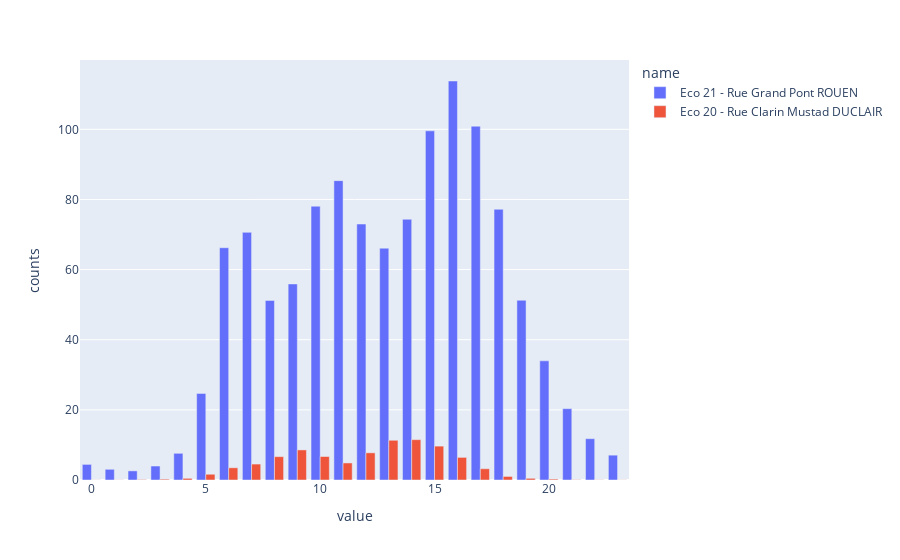

Source (notebook cell):
### Code cell
tidf_hours = pd.concat([tidf_rouen_hours, tidf_duclair_hours])
px.bar(tidf_hours, x=["hours"], y="counts", color="name", barmode="group")

### Figure 1 — Plotly figure (JSON) as saved in the notebook; plotly's stock layout.template omitted (floating-point values rounded to 4 significant figures)
{"data": [{"alignmentgroup": "True", "hovertemplate": "name=Eco 21 - Rue Grand Pont ROUEN<br>value=%{x}<br>counts=%{y}<extra></extra>", "legendgroup": "Eco 21 - Rue Grand Pont ROUEN", "marker": {"color": "#636efa", "pattern": {"shape": ""}}, "name": "Eco 21 - Rue Grand Pont ROUEN", "offsetgroup": "Eco 21 - Rue Grand Pont ROUEN", "orientation": "v", "showlegend": true, "textposition": "auto", "type": "bar", "x": [0, 1, 2, 3, 4, 5, 6, 7, 8, 9, 10, 11, 12, 13, 14, 15, 16, 17, 18, 19, 20, 21, 22, 23], "xaxis": "x", "y": [4.45, 3.05, 2.599, 3.983, 7.613, 24.7, 66.24, 70.62, 51.2, 55.91, 78.08, 85.37, 72.99, 66.1, 74.34, 99.57, 113.8, 100.9, 77.19, 51.24, 33.98, 20.34, 11.78, 7.081], "yaxis": "y"}, {"alignmentgroup": "True", "hovertemplate": "name=Eco 20 - Rue Clarin Mustad DUCLAIR<br>value=%{x}<br>counts=%{y}<extra></extra>", "legendgroup": "Eco 20 - Rue Clarin Mustad DUCLAIR", "marker": {"color": "#EF553B", "pattern": {"shape": ""}}, "name": "Eco 20 - Rue Clarin Mustad DUCLAIR", "offsetgroup": "Eco 20 - Rue Clarin Mustad DUCLAIR", "orientation": "v", "showlegend": true, "textposition": "auto", "type": "bar", "x": [0, 1, 2, 3, 4, 5, 6, 7, 8, 9, 10, 11, 12, 13, 14, 15, 16, 17, 18, 19, 20, 21, 22, 23], "xaxis": "x", "y": [0.02757, 0.04029, 0.119, 0.2381, 0.4725, 1.636, 3.485, 4.542, 6.652, 8.581, 6.698, 4.861, 7.754, 11.33, 11.5, 9.662, 6.451, 3.212, 1.015, 0.4791, 0.2605, 0.0765, 0.04918, 0.0348], "yaxis": "y"}], "layout": {"barmode": "group", "legend": {"title": {"text": "name"}, "tracegroupgap": 0}, "margin": {"t": 60}, "xaxis": {"anchor": "y", "domain": [0, 1], "title": {"text": "value"}}, "yaxis": {"anchor": "x", "domain": [0, 1], "title": {"text": "counts"}}}}
